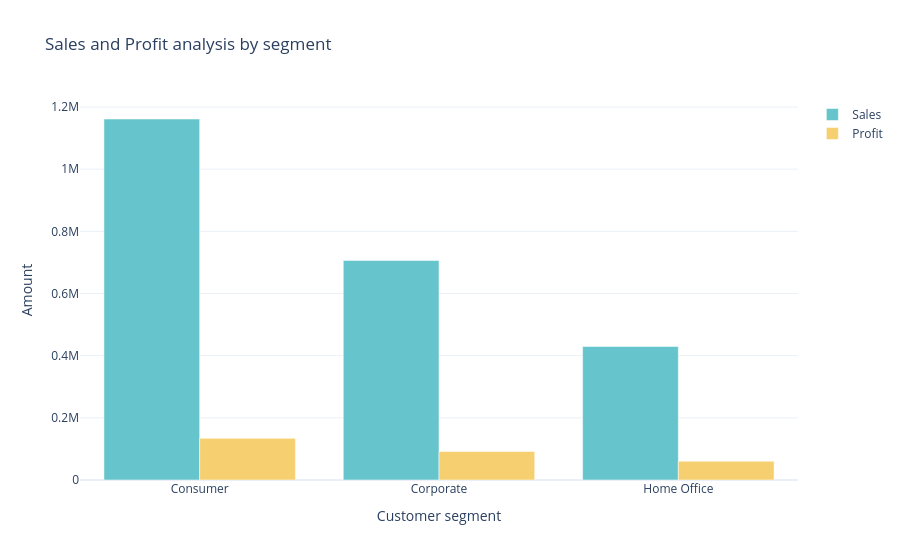

This figure's notebook cell:
### Code cell
# Visualization
color_palette = colors.qualitative.Pastel
fig = go.Figure()

# Add Sales trace
fig.add_trace(go.Bar(
    x=sales_frofit_by_cutomer['Segment'],
    y=sales_frofit_by_cutomer['Sales'],
    name='Sales',
    marker_color=color_palette[0]
))

# Add Profit trace
fig.add_trace(go.Bar(
    x=sales_frofit_by_cutomer['Segment'],
    y=sales_frofit_by_cutomer['Profit'],
    name='Profit',
    marker_color=color_palette[1]
))

fig.update_layout(
    title='Sales and Profit analysis by segment',
    xaxis_title='Customer segment',
    yaxis_title='Amount',
    barmode='group'  # Groups bars side-by-side for comparison
)

fig.show()

### Figure 1 — Plotly figure (JSON) as saved in the notebook; plotly's stock layout.template omitted (floating-point values rounded to 4 significant figures)
{"data": [{"marker": {"color": "rgb(102, 197, 204)"}, "name": "Sales", "type": "bar", "x": ["Consumer", "Corporate", "Home Office"], "y": [1161000.0, 706100.0, 429700.0]}, {"marker": {"color": "rgb(246, 207, 113)"}, "name": "Profit", "type": "bar", "x": ["Consumer", "Corporate", "Home Office"], "y": [134100.0, 91980.0, 60300.0]}], "layout": {"barmode": "group", "title": {"text": "Sales and Profit analysis by segment"}, "xaxis": {"title": {"text": "Customer segment"}}, "yaxis": {"title": {"text": "Amount"}}}}
